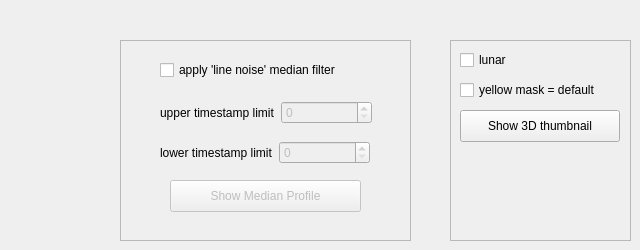
               <widget class="QWidget" name="tab_25">
                <attribute name="title">
                 <string>Misc.</string>
                </attribute>
                <widget class="QFrame" name="frame">
                 <property name="geometry">
                  <rect>
                   <x>450</x>
                   <y>40</y>
                   <width>181</width>
                   <height>201</height>
                  </rect>
                 </property>
                 <property name="frameShape">
                  <enum>QFrame::StyledPanel</enum>
                 </property>
                 <property name="frameShadow">
                  <enum>QFrame::Raised</enum>
                 </property>
                 <widget class="QCheckBox" name="lunarCheckBox">
                  <property name="geometry">
                   <rect>
                    <x>10</x>
                    <y>10</y>
                    <width>56</width>
                    <height>20</height>
                   </rect>
                  </property>
                  <property name="toolTip">
                   <string>&lt;html&gt;&lt;head/&gt;&lt;body&gt;&lt;p&gt;&lt;span style=&quot; font-weight:600; color:#fc0107;&quot;&gt;Only for use with lunar occultations&lt;/span&gt;&lt;/p&gt;&lt;p&gt;&lt;span style=&quot; color:#000000;&quot;&gt;When an aperture is placed on a sunlit lunar limb, it will contain pixels from the sky, pixels from the lunar limb, and pixels from the about-to-be-occulted star. This is also true for a fixed circular sampling mask positioned on the star. In that situation, what is the 'correct' way to subtract 'background'? Limovie has answered that question by providing a special aperture (Avoid Sunlit Face) that can be positioned so that a semi-circular area can be oriented so that only sky pixels are contained. Those pixels are then used to calculate the background value.&lt;/span&gt;&lt;/p&gt;&lt;p&gt;&lt;span style=&quot; color:#000000;&quot;&gt;When this box is checked, PyMovie does effectively the same thing but by a different method: it uses a statistical analysis of all the pixels in an aperture and sorts out which are from the sky and which are not by how their intensities are distributed. You can check what is happening by clicking on the Plot Robust Mean button to see where it placed the green line that shows the calculated mean value.&lt;/span&gt;&lt;/p&gt;&lt;/body&gt;&lt;/html&gt;</string>
                  </property>
                  <property name="text">
                   <string>lunar</string>
                  </property>
                 </widget>
                 <widget class="QCheckBox" name="useYellowMaskCheckBox">
                  <property name="geometry">
                   <rect>
                    <x>10</x>
                    <y>40</y>
                    <width>157</width>
                    <height>20</height>
                   </rect>
                  </property>
                  <property name="toolTip">
                   <string>&lt;html&gt;&lt;head/&gt;&lt;body&gt;&lt;p&gt;If there is significant wind shake during the occultation, the use of a default circular mask is inappropriate because we know that the star image is not circular but rather more snake-like.&lt;/p&gt;&lt;p&gt;However, it is reasonable to expect that the wanderings of the tracking star are the same as the wanderings of the target star and so a mask computed from the tracking star, while it will probably contain more pixels than one might like, has the correct shape to be used for the target star as well.&lt;/p&gt;&lt;p&gt;Checking this box will cause the 'yellow' mask to be used for measuring all target images.&lt;/p&gt;&lt;p&gt;This is a 'last hope' option: good luck with it.&lt;/p&gt;&lt;/body&gt;&lt;/html&gt;</string>
                  </property>
                  <property name="text">
                   <string>yellow mask = default</string>
                  </property>
                 </widget>
                 <widget class="QPushButton" name="view3DButton">
                  <property name="geometry">
                   <rect>
                    <x>10</x>
                    <y>70</y>
                    <width>160</width>
                    <height>32</height>
                   </rect>
                  </property>
                  <property name="toolTip">
                   <string>&lt;html&gt;&lt;head/&gt;&lt;body&gt;&lt;p&gt;This button opens a new window that shows a 3D rendering of the Thumbnail One image.&lt;/p&gt;&lt;/body&gt;&lt;/html&gt;</string>
                  </property>
                  <property name="text">
                   <string>Show 3D thumbnail</string>
                  </property>
                 </widget>
                </widget>
                <widget class="QFrame" name="frame_2">
                 <property name="geometry">
                  <rect>
                   <x>120</x>
                   <y>40</y>
                   <width>291</width>
                   <height>201</height>
                  </rect>
                 </property>
                 <property name="frameShape">
                  <enum>QFrame::StyledPanel</enum>
                 </property>
                 <property name="frameShadow">
                  <enum>QFrame::Raised</enum>
                 </property>
                 <widget class="QCheckBox" name="lineNoiseFilterCheckBox">
                  <property name="enabled">
                   <bool>true</bool>
                  </property>
                  <property name="geometry">
                   <rect>
                    <x>40</x>
                    <y>20</y>
                    <width>221</width>
                    <height>20</height>
                   </rect>
                  </property>
                  <property name="toolTip">
                   <string>&lt;html&gt;&lt;head/&gt;&lt;body&gt;&lt;p&gt;&lt;span style=&quot; font-size:18pt;&quot;&gt;Under some conditions for some cameras,&amp;nbsp;the background will exhibit a 'patterning' where some scan lines are a little brighter than others.&lt;/span&gt;&lt;/p&gt;&lt;p&gt;&lt;span style=&quot; font-size:18pt;&quot;&gt;We refer to this 'patterning' as 'line noise'.&lt;/span&gt;&lt;/p&gt;&lt;p&gt;&lt;span style=&quot; font-size:18pt;&quot;&gt;If you check this box,&amp;nbsp;images will be subjected to a median filter on a line by line basis.&lt;/span&gt;&lt;/p&gt;&lt;p&gt;&lt;span style=&quot; font-size:18pt;&quot;&gt;The filter operates by finding the median value along a scan line and using this value to adust all rows such that they share a common median value.&amp;nbsp;This procedure suppresses/eliminates the 'patterning'.&lt;/span&gt;&lt;/p&gt;&lt;p&gt;&lt;span style=&quot; font-size:18pt;&quot;&gt;It is up to you to decide whether this is a valid procedure,&amp;nbsp;but I have provided one tool that may help: I accumulate the line-by-line median values and calculate the average median value for each row.&amp;nbsp;This plot can be displayed by clicking on the &lt;/span&gt;&lt;span style=&quot; font-size:18pt; font-weight:600; color:#0000ff;&quot;&gt;Show Median Profile&lt;/span&gt;&lt;span style=&quot; font-size:18pt;&quot;&gt; button below.&amp;nbsp;If the 'patterning' is due to chip/camera construction,&amp;nbsp;the median values for a line will be consistent from frame to frame and this plot will show the row to row variation in the background brightness of the rows.&amp;nbsp;If there is a consistent and significant row to row brightness difference,&amp;nbsp;I believe you have good justification in applying this filter as it 'corrects' a systematic/instrumental effect from the chip/camera design.&lt;/span&gt;&lt;/p&gt;&lt;p&gt;&lt;span style=&quot; font-size:18pt;&quot;&gt;If,&amp;nbsp;instead,&amp;nbsp;the row to row brightness differences are random,&amp;nbsp;the average median value from row to row will not differ much.&amp;nbsp;That means that the chip/camera is NOT showing instrumental bias and you should be cautious and conservative in deciding whther to use median line filtering for such a video.&lt;/span&gt;&lt;/p&gt;&lt;/body&gt;&lt;/html&gt;</string>
                  </property>
                  <property name="text">
                   <string>apply 'line noise' median filter</string>
                  </property>
                 </widget>
                 <widget class="QWidget" name="">
                  <property name="geometry">
                   <rect>
                    <x>40</x>
                    <y>60</y>
                    <width>212</width>
                    <height>26</height>
                   </rect>
                  </property>
                  <layout class="QHBoxLayout" name="horizontalLayout">
                   <item>
                    <widget class="QLabel" name="upperTimestampLineLabel">
                     <property name="toolTip">
                      <string>&lt;html&gt;&lt;head/&gt;&lt;body&gt;&lt;p&gt;&lt;span style=&quot; font-size:18pt;&quot;&gt;For OCR and the median filter to work properly,&amp;nbsp;the median filter must avoid processing lines that include timestamp or other overlaid annotation.&lt;/span&gt;&lt;/p&gt;&lt;p&gt;&lt;span style=&quot; font-size:18pt;&quot;&gt;Use this spinner to move the red line from the topmost line down (increasing spinner values) until any timestamp or annotations are above it.&lt;/span&gt;&lt;/p&gt;&lt;/body&gt;&lt;/html&gt;</string>
                     </property>
                     <property name="text">
                      <string>upper timestamp limit</string>
                     </property>
                    </widget>
                   </item>
                   <item>
                    <widget class="QSpinBox" name="upperTimestampMedianSpinBox">
                     <property name="enabled">
                      <bool>false</bool>
                     </property>
                     <property name="minimumSize">
                      <size>
                       <width>70</width>
                       <height>0</height>
                      </size>
                     </property>
                     <property name="maximum">
                      <number>99999</number>
                     </property>
                    </widget>
                   </item>
                  </layout>
                 </widget>
                 <widget class="QWidget" name="">
                  <property name="geometry">
                   <rect>
                    <x>40</x>
                    <y>100</y>
                    <width>210</width>
                    <height>26</height>
                   </rect>
                  </property>
                  <layout class="QHBoxLayout" name="horizontalLayout_2">
                   <item>
                    <widget class="QLabel" name="lowerTimestampLineLabel">
                     <property name="toolTip">
                      <string>&lt;html&gt;&lt;head/&gt;&lt;body&gt;&lt;p&gt;&lt;span style=&quot; font-size:18pt;&quot;&gt;For OCR and the median filter to work properly, the median filter must avoid processing lines that include timestamp or other overlaid annotation.&lt;/span&gt;&lt;/p&gt;&lt;p&gt;&lt;span style=&quot; font-size:18pt;&quot;&gt;Use this spinner to move the yellow line from the bottom line up (increasing spinner values) until any timestamp or annotations are below it.&lt;/span&gt;&lt;/p&gt;&lt;/body&gt;&lt;/html&gt;</string>
                     </property>
                     <property name="text">
                      <string>lower timestamp limit</string>
                     </property>
                    </widget>
                   </item>
                   <item>
                    <widget class="QSpinBox" name="lowerTimestampMedianSpinBox">
                     <property name="enabled">
                      <bool>false</bool>
                     </property>
                     <property name="minimumSize">
                      <size>
                       <width>70</width>
                       <height>0</height>
                      </size>
                     </property>
                     <property name="maximum">
                      <number>99999</number>
                     </property>
                    </widget>
                   </item>
                  </layout>
                 </widget>
                 <widget class="QPushButton" name="showMedianProfileButton">
                  <property name="enabled">
                   <bool>false</bool>
                  </property>
                  <property name="geometry">
                   <rect>
                    <x>50</x>
                    <y>140</y>
                    <width>191</width>
                    <height>32</height>
                   </rect>
                  </property>
                  <property name="toolTip">
                   <string>&lt;html&gt;&lt;head/&gt;&lt;body&gt;&lt;p&gt;&lt;span style=&quot; font-size:18pt;&quot;&gt;During the median filtering on each processed frame,&amp;nbsp;the line-by-line median values are accumulated so that when this button is clicked,&amp;nbsp;an average median value for each row can be calculated and displayed.&lt;/span&gt;&lt;/p&gt;&lt;p&gt;&lt;span style=&quot; font-size:18pt;&quot;&gt;If the 'line patterning' is due to chip/camera construction,&amp;nbsp;the median values for a line will be consistent from frame to frame and this plot will show a row to row variation in the background brightness of the rows.&amp;nbsp;If there is a consistent and significant row to row brightness difference,&amp;nbsp;then you have good justification in applying this filter and using the resulting light-curve because this filter process has 'corrected' a systematic/instrumental effect from the chip/camera design.&lt;/span&gt;&lt;/p&gt;&lt;p&gt;&lt;span style=&quot; font-size:18pt;&quot;&gt;If,&amp;nbsp;instead,&amp;nbsp;the row to row brightness differences are random,&amp;nbsp;the average median value from row to row will not differ much.&amp;nbsp;That means that the chip/camera is NOT showing instrumental bias and you should be cautious and conservative in deciding whther to use median line filtering for such a video.&lt;/span&gt;&lt;/p&gt;&lt;/body&gt;&lt;/html&gt;</string>
                  </property>
                  <property name="text">
                   <string>Show Median Profile</string>
                  </property>
                 </widget>
                </widget>
               </widget>
